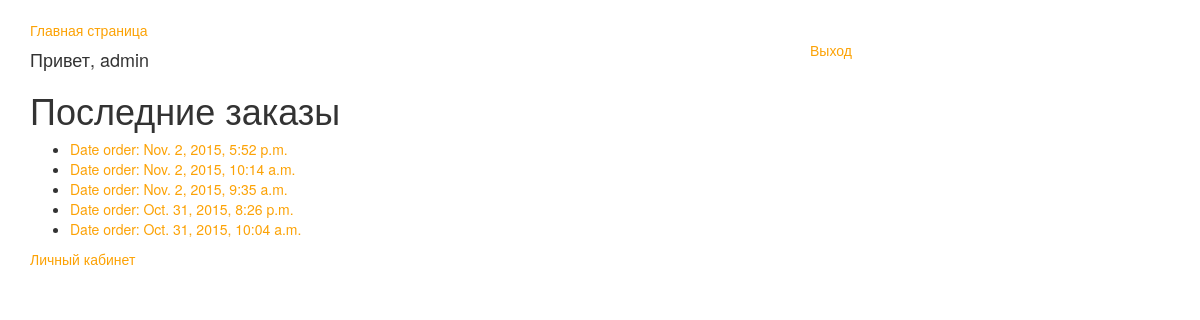
Page /lunch/order/ (signed in) on the committed database.
### lunch/models.py (models this page shows, shortened)
class Order(models.Model):
    DateOrder = models.DateTimeField(blank=True, null=True)
    UserID = models.ForeignKey('User')

### lunch/views.py (the view)
def order_list(request):
    latest_order_list = Order.objects.order_by('-DateOrder')[:5]
    context = {'latest_order_list': latest_order_list}
    if not request.user.is_authenticated():
        return HttpResponseRedirect('/lunch/login/')
    return render(request, 'lunch/order_list.html', context)

### lunch/templates/lunch/order_list.html
﻿{% extends "lunch/base.html" %}
{% block content %}
<h4>{% if user.is_authenticated %}Привет, {{ user.username }}{% endif %}</h4>
<div class="Order">
	<h1>Последние заказы</h1>
		{% if latest_order_list %}
			<ul>
			{% for Order in latest_order_list %}
				<li><a href="{% url 'lunch:order_detail' Order.id %}">Date order: {{ Order.DateOrder}}</a></li>
			{% endfor %}
			</ul>
		{% else %}
    <p>No lunch are available.</p>
{% endif %}
</div>
<div class="myaccount">
	<p><a href = "{% url 'lunch:my_profile' %}">Личный кабинет </p>
</div>
{% endblock content %}

### lunch/static/css/lunch.css (style rules this page uses)
a { color: #FCA205; }

### rows in the picture
Order: DateOrder "Nov. 2, 2015, 5:52 p.m."
Order: DateOrder "Nov. 2, 2015, 10:14 a.m."
Order: DateOrder "Nov. 2, 2015, 9:35 a.m."
Order: DateOrder "Oct. 31, 2015, 8:26 p.m."
Order: DateOrder "Oct. 31, 2015, 10:04 a.m."

### other values in the picture
{{ user.username }} "admin"
